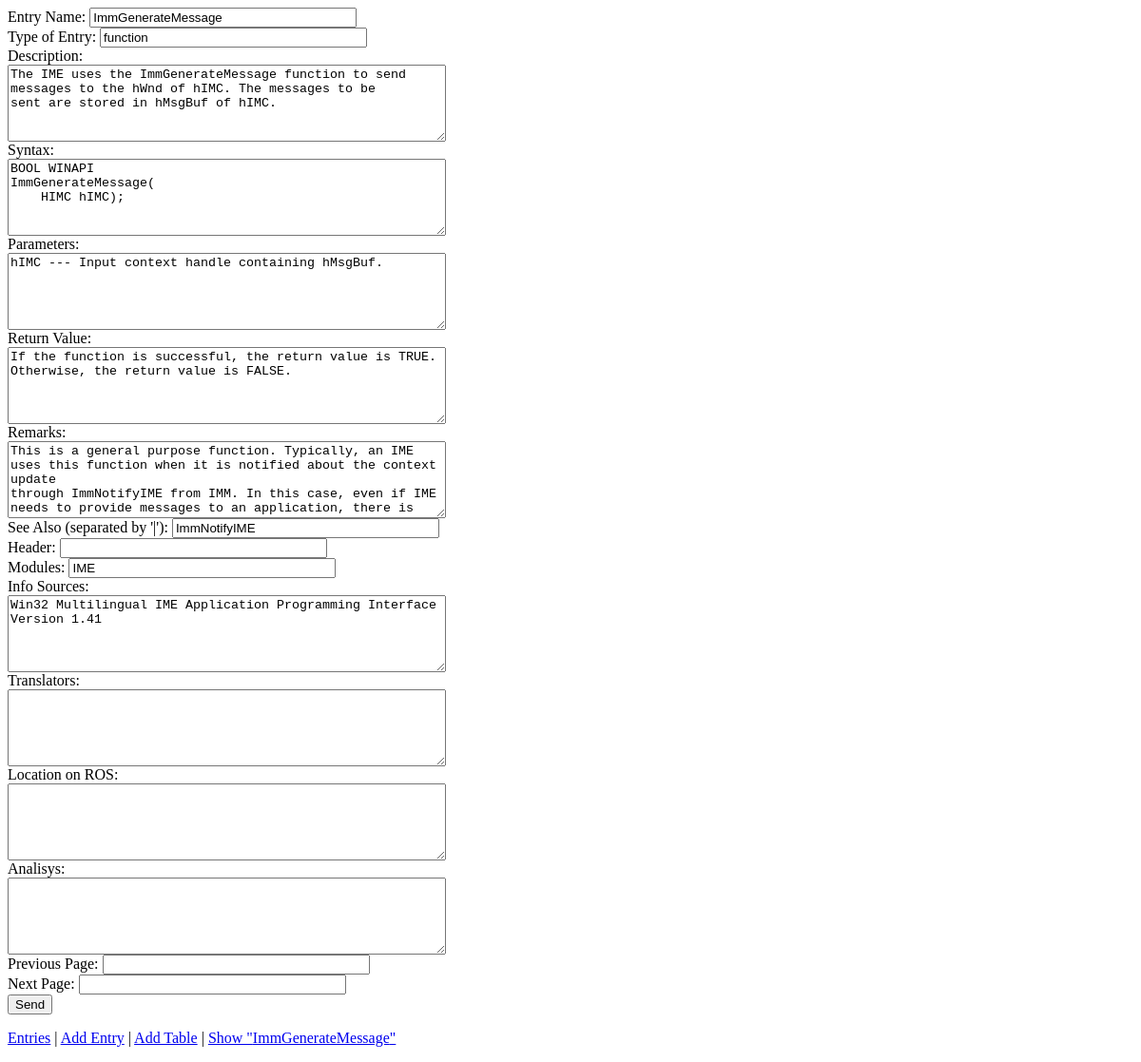
Page /edit_entry.php?entry_name=ImmGenerateMessage on the earlier database version.
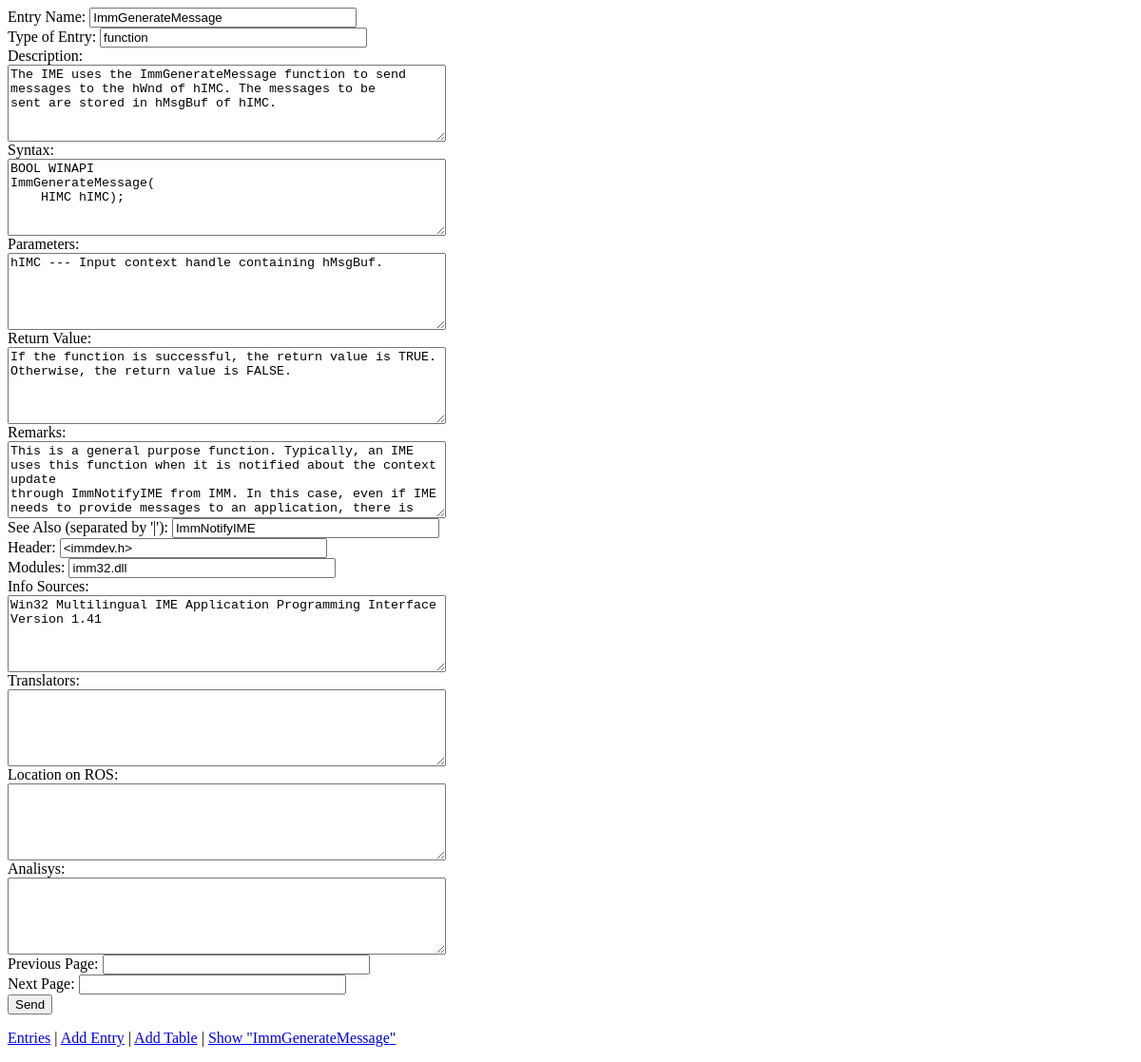
Same page on the later database version.
### tables this page shows
CREATE TABLE `entries` (
  `entry_name` varchar(60) NOT NULL,
  `entry_type` varchar(32) NOT NULL,
  `description` varchar(8192) DEFAULT NULL,
  `syntax` varchar(2048) DEFAULT NULL,
  `parameters` varchar(2048) DEFAULT NULL,
  `return_value` varchar(1024) DEFAULT NULL,
  `remarks` varchar(4096) DEFAULT NULL,
  `see_also` varchar(2048) DEFAULT NULL,
  `added_time` timestamp NOT NULL DEFAULT current_timestamp(),
  `modified_time` timestamp NOT NULL DEFAULT current_timestamp(),
  `header` varchar(128) DEFAULT NULL,
  `modules` varchar(128) DEFAULT NULL,
  `sources` varchar(256) DEFAULT NULL,
  `translators` varchar(128) DEFAULT NULL,
  `ros_location` varchar(256) DEFAULT NULL,
  `analysis` varchar(512) DEFAULT NULL,
  `prev_page` varchar(64) NOT NULL,
  `next_page` varchar(64) NOT NULL
);

### edit_entry.php (the view, shortened to what this page needs)
<?php
function get_field($name) {
	global $assoc;
	if (isset($assoc) && isset($assoc[$name])) {
		return htmlspecialchars($assoc[$name]);
	}
	return NULL;
}
$names = array(
	'entry_name',
	'entry_type',
	'description',
	'syntax',
	'parameters',
	'return_value',
	'remarks',
	'see_also',
	'header',
	'modules',
	'sources',
	'translators',
	'ros_location',
	'analysis',
	'prev_page',
	'next_page'
);
if (isset($_POST["tepo"]) && $_POST["tepo"] == "don") {
	$values = get_values($names);
	$mysqli = new mysqli("localhost", "root");
	if ($mysqli) {
		$mysqli->set_charset("utf8");
		$mysqli->select_db(constant('DB_NAME'));
		$q = "UPDATE entries SET ";
		$assoc = array();
		$i = 0;
		foreach ($values as $key => $value) {
			if ($i != 0) {
				$q .= ", ";
			}
			$q .= $key;
			$q .= "='";
			$q .= $mysqli->real_escape_string($value);
			$q .= "'";
			$assoc[$key] = $value;
			$i++;
		}
		$q .= "WHERE entry_name='";
		$q .= $mysqli->real_escape_string($_GET["entry_name"]);
		$q .= "'";
		if ($mysqli->query($q)) {
			echo "Updated.";
		} else {
			echo $mysqli->error;
		}
		$mysqli->close();
	} else {
		echo "cannot connect";
	}
} else {
	$mysqli = new mysqli("localhost", "root");
	if ($mysqli) {
		$mysqli->set_charset("utf8");
		$mysqli->select_db(constant('DB_NAME'));
		$q = "SELECT ";
		$i = 0;
		foreach ($names as $name) {
			if ($i != 0) {
				$q .= ", ";
			}
			$q .= $name;
			$i++;
		}
		$q .= " FROM entries ";
		$q .= "WHERE entry_name='";
		$q .= $mysqli->real_escape_string($_GET["entry_name"]);
		$q .= "'";
		$result = $mysqli->query($q);
		if ($result) {
			$assoc = $result->fetch_array(MYSQLI_ASSOC);
		} else {
			echo $mysqli->error;
		}
	} else {
		echo "cannot connect";
	}
}
?><html><head>
</head>
<body>
<form method="POST">
Entry Name: <input type="text" size="32" name="entry_name" value="<?= get_field("entry_name");?>" /><br />
Type of Entry: <input type="text" size="32" name="entry_type" value="<?= get_field("entry_type");?>" /><br />
Description:<br />
<textarea rows="5" cols="55" name="description"><?= get_field("description");?></textarea><br />
Syntax:<br />
<textarea rows="5" cols="55" name="syntax"><?= get_field("syntax");?></textarea><br />
Parameters:<br />
<textarea rows="5" cols="55" name="parameters"><?= get_field("parameters");?></textarea><br />
Return Value:<br />
<textarea rows="5" cols="55" name="return_value"><?= get_field("return_value");?></textarea><br />
Remarks:<br />
<textarea rows="5" cols="55" name="remarks"><?= get_field("remarks");?></textarea><br />
See Also (separated by '|'): <input type="text" size="32" name="see_also" value="<?= get_field("see_also");?>" /><br />
Header: <input type="text" size="32" name="header" value="<?= get_field("header");?>" /><br />
Modules: <input type="text" size="32" name="modules" value="<?= get_field("modules");?>" /><br />
Info Sources:<br />
<textarea rows="5" cols="55" name="sources"><?= get_field("sources");?></textarea><br />
Translators:<br />
<textarea rows="5" cols="55" name="translators"><?= get_field("translators");?></textarea><br />
Location on ROS:<br />
<textarea rows="5" cols="55" name="ros_location"><?= get_field("ros_location");?></textarea><br />
Analisys:<br />
<textarea rows="5" cols="55" name="analysis"><?= get_field("analysis");?></textarea><br />
Previous Page: <input type="text" size="32" name="prev_page" value="<?= get_field("prev_page");?>" /><br />
Next Page: <input type="text" size="32" name="next_page" value="<?= get_field("next_page");?>" /><br />
<input type="submit" value="Send" />
</form>
<p>
	<a href="entries.php">Entries</a> |
	<a href="add_entry.php">Add Entry</a> |
	<a href="add_table.php">Add Table</a> |
	<a href="show_entry.php?entry_name=<?= $_GET["entry_name"] ?>">Show "<?= $_GET["entry_name"] ?>"</a>
</p>
</body></html>

Differences in the rows shown:
changed entries "ImmGenerateMessage": header (not shown) → "<immdev.h>"; modules "IME" → "imm32.dll"
